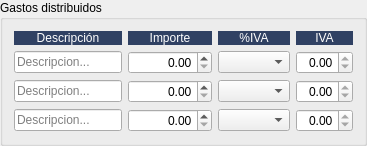
            <widget class="QGroupBox" name="groupBox">
             <property name="title">
              <string>Gastos distribuidos</string>
             </property>
             <layout class="QGridLayout" name="gridLayout_4">
              <item row="1" column="1">
               <widget class="QDoubleSpinBox" name="SpinGastoDist1">
                <property name="alignment">
                 <set>Qt::AlignRight|Qt::AlignTrailing|Qt::AlignVCenter</set>
                </property>
                <property name="maximum">
                 <double>999999999.000000000000000</double>
                </property>
               </widget>
              </item>
              <item row="2" column="0">
               <widget class="QLineEdit" name="txtGastoDist2">
                <property name="placeholderText">
                 <string>Descripcion...</string>
                </property>
               </widget>
              </item>
              <item row="1" column="3">
               <widget class="QDoubleSpinBox" name="spinIva_gasto1">
                <property name="enabled">
                 <bool>true</bool>
                </property>
                <property name="focusPolicy">
                 <enum>Qt::NoFocus</enum>
                </property>
                <property name="alignment">
                 <set>Qt::AlignRight|Qt::AlignTrailing|Qt::AlignVCenter</set>
                </property>
                <property name="readOnly">
                 <bool>true</bool>
                </property>
               </widget>
              </item>
              <item row="1" column="0">
               <widget class="QLineEdit" name="txtGastoDist1">
                <property name="placeholderText">
                 <string>Descripcion...</string>
                </property>
               </widget>
              </item>
              <item row="3" column="0">
               <widget class="QLineEdit" name="txtGastoDist3">
                <property name="placeholderText">
                 <string>Descripcion...</string>
                </property>
               </widget>
              </item>
              <item row="2" column="1">
               <widget class="QDoubleSpinBox" name="SpinGastoDist2">
                <property name="alignment">
                 <set>Qt::AlignRight|Qt::AlignTrailing|Qt::AlignVCenter</set>
                </property>
                <property name="maximum">
                 <double>999999999.000000000000000</double>
                </property>
               </widget>
              </item>
              <item row="3" column="1">
               <widget class="QDoubleSpinBox" name="SpinGastoDist3">
                <property name="alignment">
                 <set>Qt::AlignRight|Qt::AlignTrailing|Qt::AlignVCenter</set>
                </property>
                <property name="maximum">
                 <double>999999999.000000000000000</double>
                </property>
               </widget>
              </item>
              <item row="2" column="3">
               <widget class="QDoubleSpinBox" name="spinIva_gasto2">
                <property name="enabled">
                 <bool>true</bool>
                </property>
                <property name="focusPolicy">
                 <enum>Qt::NoFocus</enum>
                </property>
                <property name="alignment">
                 <set>Qt::AlignRight|Qt::AlignTrailing|Qt::AlignVCenter</set>
                </property>
                <property name="readOnly">
                 <bool>true</bool>
                </property>
               </widget>
              </item>
              <item row="3" column="3">
               <widget class="QDoubleSpinBox" name="spinIva_gasto3">
                <property name="enabled">
                 <bool>true</bool>
                </property>
                <property name="focusPolicy">
                 <enum>Qt::NoFocus</enum>
                </property>
                <property name="alignment">
                 <set>Qt::AlignRight|Qt::AlignTrailing|Qt::AlignVCenter</set>
                </property>
                <property name="readOnly">
                 <bool>true</bool>
                </property>
               </widget>
              </item>
              <item row="0" column="0">
               <widget class="QLabel" name="label_34">
                <property name="sizePolicy">
                 <sizepolicy hsizetype="Preferred" vsizetype="Fixed">
                  <horstretch>0</horstretch>
                  <verstretch>0</verstretch>
                 </sizepolicy>
                </property>
                <property name="styleSheet">
                 <string notr="true">background-color: #304163;
color: rgb(255, 255, 255);</string>
                </property>
                <property name="text">
                 <string>Descripción</string>
                </property>
                <property name="alignment">
                 <set>Qt::AlignCenter</set>
                </property>
               </widget>
              </item>
              <item row="0" column="1">
               <widget class="QLabel" name="label_35">
                <property name="styleSheet">
                 <string notr="true">background-color: #304163;
color: rgb(255, 255, 255);</string>
                </property>
                <property name="text">
                 <string>Importe</string>
                </property>
                <property name="alignment">
                 <set>Qt::AlignCenter</set>
                </property>
               </widget>
              </item>
              <item row="0" column="2">
               <widget class="QLabel" name="label_48">
                <property name="styleSheet">
                 <string notr="true">background-color: #304163;
color: rgb(255, 255, 255);</string>
                </property>
                <property name="text">
                 <string>%IVA</string>
                </property>
                <property name="alignment">
                 <set>Qt::AlignCenter</set>
                </property>
               </widget>
              </item>
              <item row="0" column="3">
               <widget class="QLabel" name="label_49">
                <property name="styleSheet">
                 <string notr="true">background-color: #304163;
color: rgb(255, 255, 255);</string>
                </property>
                <property name="text">
                 <string>IVA</string>
                </property>
                <property name="alignment">
                 <set>Qt::AlignCenter</set>
                </property>
               </widget>
              </item>
              <item row="1" column="2">
               <widget class="QComboBox" name="cboporc_iva_gasto1"/>
              </item>
              <item row="2" column="2">
               <widget class="QComboBox" name="cboporc_iva_gasto2"/>
              </item>
              <item row="3" column="2">
               <widget class="QComboBox" name="cboporc_iva_gasto3"/>
              </item>
             </layout>
            </widget>
